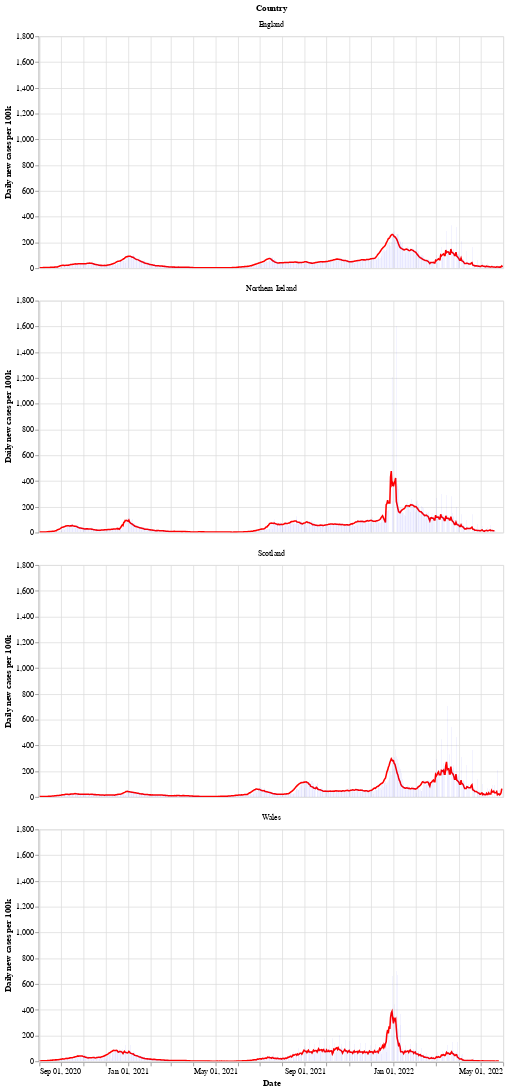

This figure's notebook cell:
### Markdown cell above
Next is a bar chart of the number of new cases in each country (per 100k population), with the 7 day moving average of cases. Again we see that Wales saw a longer period of raising and falling cases compared to the other countries.

After a period of cases falling, each nation is now seeing a rise in the number of cases - especially in Wales.

### Code cell
# collapse
bars = alt.Chart(uk_cases).mark_bar().encode(
    x=alt.X("yearmonthdate(date):T", axis=alt.Axis(title='Date')),
    y=alt.Y("newCasesRate:Q", axis=alt.Axis(title='Daily new cases per 100k')),
    tooltip='newCasesRate',
    color=alt.condition(
        alt.datum.dailyChange > 0,
        alt.value("orange"),  # The positive color
        alt.value("blue")  # The negative color
    )
).properties(title='New cases per 100k population with rolling 7 day average', width=600).interactive()
line = alt.Chart(uk_cases).mark_line(
    color='red',
    size=2,
).transform_window(
    rolling_mean='mean(newCasesRate)',
    frame=[0, 7],
    groupby=['areaName']
).encode(
    x='yearmonthdate(date):T',
    y='rolling_mean:Q'
)
alt.layer(line, bars, data=uk_cases).facet(alt.Row('areaName', title='Country'), columns=1)

### Figure 1 — Vega-Lite specification as saved in the notebook (floating-point values rounded to 4 significant figures; data arrays with more than 128 entries replaced by an {"elided": "..."} marker saying what was removed)
{"config": {"view": {"continuousWidth": 400, "continuousHeight": 300}}, "data": {"name": "data-2f93b7ab1b2422719d087926c0acd5e2"}, "facet": {"type": "nominal", "field": "areaName", "title": "Country"}, "spec": {"layer": [{"mark": {"type": "line", "color": "red", "size": 2}, "encoding": {"x": {"type": "temporal", "field": "date", "timeUnit": "yearmonthdate"}, "y": {"type": "quantitative", "field": "rolling_mean"}}, "transform": [{"window": [{"op": "mean", "field": "newCasesRate", "as": "rolling_mean"}], "frame": [0, 7], "groupby": ["areaName"]}]}, {"mark": "bar", "encoding": {"color": {"condition": {"value": "orange", "test": "(datum.dailyChange > 0)"}, "value": "blue"}, "tooltip": {"type": "quantitative", "field": "newCasesRate"}, "x": {"type": "temporal", "axis": {"title": "Date"}, "field": "date", "timeUnit": "yearmonthdate"}, "y": {"type": "quantitative", "axis": {"title": "Daily new cases per 100k"}, "field": "newCasesRate"}}, "selection": {"selector002": {"type": "interval", "bind": "scales", "encodings": ["x", "y"]}}, "title": "New cases per 100k population with rolling 7 day average", "width": 600}]}, "columns": 1, "$schema": "https://vega.github.io/schema/vega-lite/v4.8.1.json", "datasets": {"data-2f93b7ab1b2422719d087926c0acd5e2": {"elided": "2535 records"}}}
